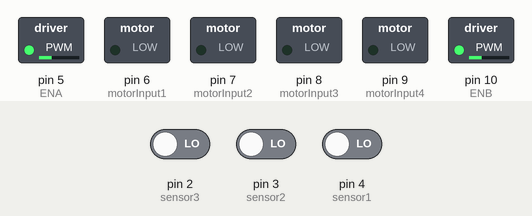
The sketch below on a simulated Arduino Uno, built with avr-gcc and run on an emulated ATmega328P. Parts: switched loads named in the sketch (green lamp = pin HIGH). Inputs (shaded band) come from the test bench; at power-on: pin 4 (sensor1) LOW, pin 2 (sensor3) LOW, pin 3 (sensor2) LOW. What the sketch prints to the serial monitor is not drawn.

Above: at 2.7 s.
2.8 s: pin 4 (sensor1) driven HIGH
At 4.0 s:
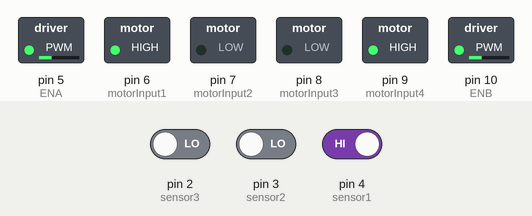
4.3 s: pin 4 (sensor1) driven LOW
At 5.4 s:
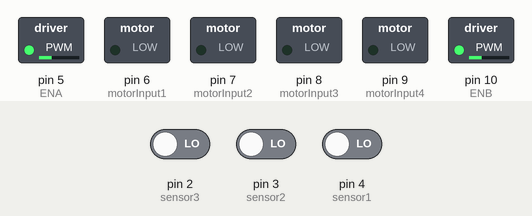
5.8 s: pin 2 (sensor3) driven HIGH and pin 3 (sensor2) driven HIGH and pin 4 (sensor1) driven HIGH
At 6.5 s:
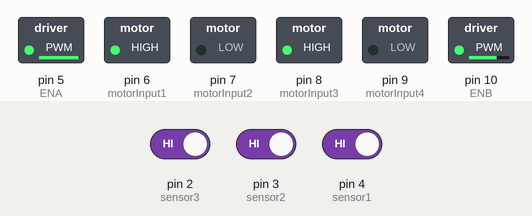
7.3 s: pin 2 (sensor3) driven LOW and pin 3 (sensor2) driven LOW and pin 4 (sensor1) driven LOW
At 7.6 s:
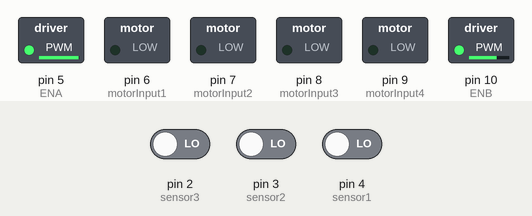
Timing chart, 0 to 9.8 s (numbered marks = the images above; inputs shaded):
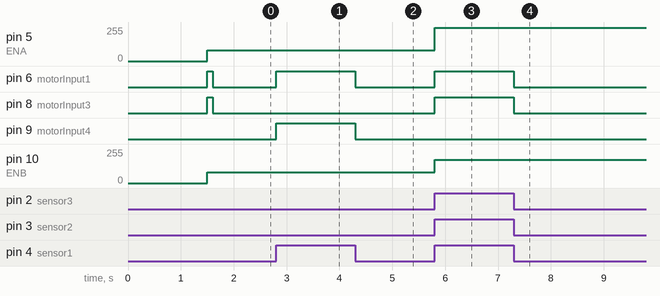

Measured:
- after the input at 2.8 s, pin 6 (motorInput1), pin 9 (motorInput4): LOW → HIGH at once
- after the input at 4.3 s, pin 6 (motorInput1), pin 9 (motorInput4): HIGH → LOW at once
- after the input at 5.8 s, pin 5 (ENA): 80/255 → 251/255 at once; pin 6 (motorInput1), pin 8 (motorInput3): LOW → HIGH at once; pin 10 (ENB): 80/255 → 175/255 at once
- after the input at 7.3 s, pin 6 (motorInput1), pin 8 (motorInput3): HIGH → LOW at once

The sketch:

Line_Follower_Robot.ino
```cpp
// IR Sensors
int sensor1 = 4;      // Left most sensor
int sensor2 = 3;
int sensor3 = 2;
int sensor4 = 1;
int sensor5 = 0;      // Right most sensor
// Initial Values of Sensors
int sensor[5] = {0, 0, 0, 0, 0};

// Motor Variables
int ENA = 5;              //Motor Trái
int motorInput1 = 6;
int motorInput2 = 7;
int motorInput3 = 8;
int motorInput4 = 9;
int ENB = 10;             //Motor Phải

//Initial Speed of Motor
int initial_motor_speed = 100;

//// Output Pins for Led
//int ledPin1 = A3;
//int ledPin2 = A4;

// PID Constants
float Kp = 25;
float Ki = 0;
float Kd = 15;

float error = 0, P = 0, I = 0, D = 0, PID_value = 0;
float previous_error = 0, previous_I = 0;

int flag = 0;

void setup()
{
  pinMode(sensor1, INPUT);
  pinMode(sensor2, INPUT);
  pinMode(sensor3, INPUT);
  pinMode(sensor4, INPUT);
  pinMode(sensor5, INPUT);

  pinMode(motorInput1, OUTPUT);
  pinMode(motorInput2, OUTPUT);
  pinMode(motorInput3, OUTPUT);
  pinMode(motorInput4, OUTPUT);
  pinMode(ENA, OUTPUT);
  pinMode(ENB, OUTPUT);

//  pinMode(ledPin1, OUTPUT);
//  pinMode(ledPin2, OUTPUT);

//  digitalWrite(ledPin1, LOW);
//  digitalWrite(ledPin2, LOW);

  Serial.begin(112500);                     //setting serial monitor at a default baund rate of 9600
  delay(500);
  Serial.println("Started !!");
  delay(1000);
}
void loop()
{
  read_sensor_values();
  Serial.print(error);
  if (error == 100) {               // Rẽ Trái 90*    Make left turn untill it detects straight path
    //Serial.print("\t");
    //Serial.println("Left");
    //stop_bot();
    //delay(100);
    do {                            // Quay sang trái cho tới khi phát hiện ngay giữa line
      left();
      analogWrite(ENA, 80);        //Left Motor Speed
      analogWrite(ENB, 90);         //Right Motor Speed
      read_sensor_values();
    } while (error == 0);
    //stop_bot();
    //delay(200);
    //read_sensor_values();
  } else if (error == 101) {          // Rẽ Phải 90* Make right turn in case of it detects only right path (it will go into forward direction in case of staright and right "|--")
    // untill it detects straight path.
    //Serial.print("\t");
    //Serial.println("Right");
    //  Quay đầu về bên trái cho tới khi phát hiện line thì dừng lại
      //stop_bot();
      //delay(100);
      do {                          // Quay sang trái cho tới khi phát hiện ngay giữa line
        analogWrite(ENA, 80);        //Left Motor Speed
        analogWrite(ENB, 80);        //Right Motor Speed
        sharpRightTurn();
        read_sensor_values();
      } while (error == 0);
      //stop_bot();
      //delay(200);
      //read_sensor_values();
  } else if (error == 102) {          // Quay đầu về bên trái  Make left turn untill it detects straight path
    //Serial.print("\t");
    //Serial.println("Sharp Left Turn");
      //stop_bot();
      //delay(100);
      do {                              // Quay sang trái cho tới khi phát hiện ngay giữa line
      read_sensor_values();
      analogWrite(ENA, 80);        //Left Motor Speed
      analogWrite(ENB, 80);             //Right Motor Speed
      sharpLeftTurn();
      } while (error == 0);
      //stop_bot();
      //delay(200);
      //read_sensor_values();
  } else if (error == 103) {          // Make left turn untill it detects straight path or stop if dead end reached.
    stop_bot();
    //delay(100);
    if (flag == 0) {
      analogWrite(ENA, 80);        //Left Motor Speed
      analogWrite(ENB, 80);             //Right Motor Speed
      forward();
      delay(100);
      //stop_bot();
      read_sensor_values();
      if (error == 103) {             /**** Dead End Reached, Stop! ****/
        stop_bot();
        delay(200);
//        digitalWrite(ledPin1, HIGH);
//        digitalWrite(ledPin2, HIGH);
        flag = 1;
       } else {                        /**** Move Left ****/
        do {                                      // Quay sang trái cho tới khi phát hiện ngay giữa line
          //Serial.print("\t");
          //Serial.println("Left Here");
          analogWrite(ENA, 80);        //Left Motor Speed
          analogWrite(ENB, 80);        //Right Motor Speed
          sharpLeftTurn();
          read_sensor_values();
        } while (error == 0);
        //stop_bot();
        //delay(200);
        //read_sensor_values();
        }
    }
  }else {
    calculate_pid();                  // Tính giá trị PID
    motor_control();                  // Điều chỉnh motor theo giá trị PID mới tính, cho xe chạy thẳng
      }
}

void read_sensor_values()
{
  sensor[0] = digitalRead(sensor1);
  sensor[1] = digitalRead(sensor2);
  sensor[2] = digitalRead(sensor3);
  sensor[3] = digitalRead(sensor4);
  sensor[4] = digitalRead(sensor5);
  /*
    Serial.print(sensor[0]);
    Serial.print("\t");
    Serial.print(sensor[1]);
    Serial.print("\t");
    Serial.print(sensor[2]);
    Serial.print("\t");
    Serial.println(sensor[3]);*/

//(gốc)
//  if ((sensor[0] == 1) && (sensor[1] == 0) && (sensor[2] == 0) && (sensor[3] == 0))       // lệch phải nhiều
//    error = -3;
//  else if ((sensor[0] == 1) && (sensor[1] == 1) && (sensor[2] == 0) && (sensor[3] == 0))
//    error = -2;
//  else if ((sensor[0] == 0) && (sensor[1] == 1) && (sensor[2] == 0) && (sensor[3] == 0))
//    error = -1;
//  else if ((sensor[0] == 0) && (sensor[1] == 1) && (sensor[2] == 1) && (sensor[3] == 0))  // ko lệch
//    error = 0;
//  else if ((sensor[0] == 0) && (sensor[1] == 0) && (sensor[2] == 1) && (sensor[3] == 0))
//    error = 1;
//  else if ((sensor[0] == 0) && (sensor[1] == 0) && (sensor[2] == 1) && (sensor[3] == 1))
//    error = 2;
//  else if ((sensor[0] == 0) && (sensor[1] == 0) && (sensor[2] == 0) && (sensor[3] == 1))  // lệch trái nhiều
//    error = 3;
//  else if ((sensor[0] == 1) && (sensor[1] == 1) && (sensor[2] == 1) && (sensor[3] == 0)) // Turn robot left side
//    error = 100;
//  else if ((sensor[0] == 0) && (sensor[1] == 1) && (sensor[2] == 1) && (sensor[3] == 1)) // Turn robot right side
//    error = 101;
//  else if ((sensor[0] == 0) && (sensor[1] == 0) && (sensor[2] == 0) && (sensor[3] == 0)) // Make U turn
//    error = 102;
//  else if ((sensor[0] == 1) && (sensor[1] == 1) && (sensor[2] == 1) && (sensor[3] == 1)) // Turn left side or stop
//    error = 103;

//test
       if ((sensor[0] == 0) && (sensor[1] == 1) && (sensor[2] == 1) && (sensor[3] == 1) && (sensor[4] == 1))       // lệch phải nhiều
    error = -4;
  else if ((sensor[0] == 0) && (sensor[1] == 0) && (sensor[2] == 1) && (sensor[3] == 1) && (sensor[4] == 1))
    error = -3;
  else if ((sensor[0] == 1) && (sensor[1] == 0) && (sensor[2] == 1) && (sensor[3] == 1) && (sensor[4] == 1))
    error = -2;
  else if ((sensor[0] == 1) && (sensor[1] == 0) && (sensor[2] == 0) && (sensor[3] == 1) && (sensor[4] == 1))  // ko lệch
    error = -1;
  else if ((sensor[0] == 1) && (sensor[1] == 1) && (sensor[2] == 0) && (sensor[3] == 1) && (sensor[4] == 1))
    error = 0;
  else if ((sensor[0] == 1) && (sensor[1] == 1) && (sensor[2] == 0) && (sensor[3] == 0) && (sensor[4] == 1))
    error = 1;
  else if ((sensor[0] == 1) && (sensor[1] == 1) && (sensor[2] == 1) && (sensor[3] == 0) && (sensor[4] == 1))  // lệch trái nhiều
    error = 2;
  else if ((sensor[0] == 1) && (sensor[1] == 1) && (sensor[2] == 1) && (sensor[3] == 0) && (sensor[4] == 0))  // lệch trái nhiều
    error = 3;
  else if ((sensor[0] == 1) && (sensor[1] == 1) && (sensor[2] == 1) && (sensor[3] == 1) && (sensor[4] == 0))  // lệch trái nhiều
    error = 4;
  else if ((sensor[0] == 0) && (sensor[1] == 0) && (sensor[2] == 0) && (sensor[3] == 0) && (sensor[4] == 1)) // Turn robot left side
    error = 100;
  else if ((sensor[0] == 1) && (sensor[1] == 0) && (sensor[2] == 0) && (sensor[3] == 0) && (sensor[4] == 0)) // Turn robot right side
    error = 101;
  else if ((sensor[0] == 1) && (sensor[1] == 1) && (sensor[2] == 1) && (sensor[3] == 1) && (sensor[4] == 1)) // Make U turn
    error = 102;
  else if ((sensor[0] == 0) && (sensor[1] == 0) && (sensor[2] == 0) && (sensor[3] == 0) && (sensor[4] == 0)) // Turn left side or stop
    error = 103;

// thu sau (den)
//       if((sensor[0]==0)&&(sensor[1]==0)&&(sensor[2]==0)&&(sensor[4]==0)&&(sensor[4]==1))
//  error=4;
//  else if((sensor[0]==0)&&(sensor[1]==0)&&(sensor[2]==0)&&(sensor[4]==1)&&(sensor[4]==1))
//  error=3;
//  else if((sensor[0]==0)&&(sensor[1]==0)&&(sensor[2]==0)&&(sensor[4]==1)&&(sensor[4]==0))
//  error=2;
//  else if((sensor[0]==0)&&(sensor[1]==0)&&(sensor[2]==1)&&(sensor[4]==1)&&(sensor[4]==0))
//  error=1;
//  else if((sensor[0]==0)&&(sensor[1]==0)&&(sensor[2]==1)&&(sensor[4]==0)&&(sensor[4]==0))
//  error=0;
//  else if((sensor[0]==0)&&(sensor[1]==1)&&(sensor[2]==1)&&(sensor[4]==0)&&(sensor[4]==0))
//  error=-1;
//  else if((sensor[0]==0)&&(sensor[1]==1)&&(sensor[2]==0)&&(sensor[4]==0)&&(sensor[4]==0))
//  error=-2;
//  else if((sensor[0]==1)&&(sensor[1]==1)&&(sensor[2]==0)&&(sensor[4]==0)&&(sensor[4]==0))
//  error=-3;
//  else if((sensor[0]==1)&&(sensor[1]==0)&&(sensor[2]==0)&&(sensor[4]==0)&&(sensor[4]==0))
//  error=-4;
//  else if((sensor[0]==0)&&(sensor[1]==0)&&(sensor[2]==0)&&(sensor[4]==0)&&(sensor[4]==0))
//    if(error==-4) error=-5;
//    else error=5;
}

void calculate_pid()
{
  P = error;
  I = I + previous_I;
  D = error - previous_error;

  PID_value = (Kp * P) + (Ki * I) + (Kd * D); // er =3; PID = 120 motor phải chay nhanh hơn

  previous_I = I;
  previous_error = error;
}

void motor_control()
{
  // Calculating the effective motor speed:

  int left_motor_speed = initial_motor_speed - PID_value;   //-30
  int right_motor_speed = initial_motor_speed + PID_value;  //210

  // The motor speed should not exceed the max PWM value
  left_motor_speed = constrain(left_motor_speed, 0, 255);   //0
  right_motor_speed = constrain(right_motor_speed, 0, 255); //210

  /*Serial.print(PID_value);
    Serial.print("\t");
    Serial.print(left_motor_speed);
    Serial.print("\t");
    Serial.println(right_motor_speed);*/

  analogWrite(ENA, left_motor_speed-30); //Left Motor Speed    //0
  analogWrite(ENB, right_motor_speed); //Right Motor Speed  //120

  //following lines of code are to make the bot move forward
  forward();
}

void forward()
{
  /*The pin numbers and high, low values might be different depending on your connections */
  digitalWrite(motorInput1, HIGH);
  digitalWrite(motorInput2, LOW);
  digitalWrite(motorInput3, HIGH);
  digitalWrite(motorInput4, LOW);
}
void reverse()
{
  /*The pin numbers and high, low values might be different depending on your connections */
  digitalWrite(motorInput1, LOW);
  digitalWrite(motorInput2, HIGH);
  digitalWrite(motorInput3, LOW);
  digitalWrite(motorInput4, HIGH);
}
void right()
{
  /*The pin numbers and high, low values might be different depending on your connections */
  digitalWrite(motorInput1, HIGH);
  digitalWrite(motorInput2, LOW);
  digitalWrite(motorInput3, LOW);
  digitalWrite(motorInput4, LOW);
}
void left()
{
  /*The pin numbers and high, low values might be different depending on your connections */
  digitalWrite(motorInput1, LOW);
  digitalWrite(motorInput2, LOW);
  digitalWrite(motorInput3, HIGH);
  digitalWrite(motorInput4, LOW);
}
void sharpLeftTurn() {
  /*The pin numbers and high, low values might be different depending on your connections */
  digitalWrite(motorInput1, LOW);
  digitalWrite(motorInput2, HIGH);
  digitalWrite(motorInput3, HIGH);
  digitalWrite(motorInput4, LOW);
}
void sharpRightTurn() {
  /*The pin numbers and high, low values might be different depending on your connections */
  digitalWrite(motorInput1, HIGH);
  digitalWrite(motorInput2, LOW);
  digitalWrite(motorInput3, LOW);
  digitalWrite(motorInput4, HIGH);
}
void stop_bot()
{
  /*The pin numbers and high, low values might be different depending on your connections */
  digitalWrite(motorInput1, LOW);
  digitalWrite(motorInput2, LOW);
  digitalWrite(motorInput3, LOW);
  digitalWrite(motorInput4, LOW);
}
```
